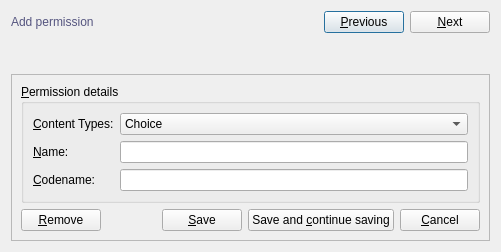
<?xml version="1.0" encoding="UTF-8"?>
<ui version="4.0">
 <class>PermissionForm</class>
 <widget class="QDialog" name="PermissionForm">
  <property name="geometry">
   <rect>
    <x>0</x>
    <y>0</y>
    <width>501</width>
    <height>252</height>
   </rect>
  </property>
  <property name="windowTitle">
   <string>Permission :: Form</string>
  </property>
  <property name="windowIcon">
   <iconset resource="resources.qrc">
    <normaloff>:/default/static/default/icons/22x22/face-devilish.png</normaloff>:/default/static/default/icons/22x22/face-devilish.png</iconset>
  </property>
  <layout class="QGridLayout" name="gridLayout">
   <item row="0" column="0">
    <layout class="QHBoxLayout" name="horizontalLayout_2">
     <item>
      <widget class="QLabel" name="titleLabel">
       <property name="styleSheet">
        <string notr="true">color: rgb(85, 85, 127);
font: 75 14pt &quot;DejaVu Sans Mono&quot;;</string>
       </property>
       <property name="text">
        <string>Add permission</string>
       </property>
      </widget>
     </item>
     <item>
      <spacer name="horizontalSpacer_3">
       <property name="orientation">
        <enum>Qt::Horizontal</enum>
       </property>
       <property name="sizeHint" stdset="0">
        <size>
         <width>40</width>
         <height>20</height>
        </size>
       </property>
      </spacer>
     </item>
     <item>
      <widget class="QPushButton" name="previousPushButton">
       <property name="text">
        <string>&amp;Previous</string>
       </property>
       <property name="icon">
        <iconset resource="resources.qrc">
         <normaloff>:/default/static/default/icons/22x22/go-previous.png</normaloff>:/default/static/default/icons/22x22/go-previous.png</iconset>
       </property>
       <property name="shortcut">
        <string>Ctrl+Right, Ctrl+PgDown</string>
       </property>
      </widget>
     </item>
     <item>
      <widget class="QPushButton" name="nextPushButton">
       <property name="text">
        <string>&amp;Next</string>
       </property>
       <property name="icon">
        <iconset resource="resources.qrc">
         <normaloff>:/default/static/default/icons/22x22/go-next.png</normaloff>:/default/static/default/icons/22x22/go-next.png</iconset>
       </property>
       <property name="shortcut">
        <string>Ctrl+Left, Ctrl+PgUp</string>
       </property>
      </widget>
     </item>
    </layout>
   </item>
   <item row="1" column="0">
    <widget class="QLabel" name="statusLabel">
     <property name="text">
      <string/>
     </property>
    </widget>
   </item>
   <item row="2" column="0">
    <widget class="QFrame" name="frame">
     <property name="frameShape">
      <enum>QFrame::StyledPanel</enum>
     </property>
     <property name="frameShadow">
      <enum>QFrame::Raised</enum>
     </property>
     <layout class="QGridLayout" name="gridLayout_2">
      <item row="0" column="0">
       <widget class="QGroupBox" name="permissionGroupBox">
        <property name="title">
         <string>&amp;Permission details</string>
        </property>
        <layout class="QFormLayout" name="formLayout">
         <item row="0" column="0">
          <widget class="QLabel" name="contentTypesLabel">
           <property name="text">
            <string>&amp;Content Types:</string>
           </property>
           <property name="buddy">
            <cstring>contentTypesComboBox</cstring>
           </property>
          </widget>
         </item>
         <item row="0" column="1">
          <widget class="QComboBox" name="contentTypesComboBox">
           <item>
            <property name="text">
             <string>Choice</string>
            </property>
           </item>
          </widget>
         </item>
         <item row="1" column="0">
          <widget class="QLabel" name="nameLabel">
           <property name="text">
            <string>&amp;Name:</string>
           </property>
           <property name="buddy">
            <cstring>nameLineEdit</cstring>
           </property>
          </widget>
         </item>
         <item row="1" column="1">
          <widget class="QLineEdit" name="nameLineEdit"/>
         </item>
         <item row="2" column="0">
          <widget class="QLabel" name="codenameLabel">
           <property name="text">
            <string>&amp;Codename:</string>
           </property>
           <property name="buddy">
            <cstring>codenameLineEdit</cstring>
           </property>
          </widget>
         </item>
         <item row="2" column="1">
          <widget class="QLineEdit" name="codenameLineEdit"/>
         </item>
        </layout>
       </widget>
      </item>
      <item row="1" column="0">
       <layout class="QHBoxLayout" name="horizontalLayout">
        <item>
         <widget class="QPushButton" name="removePushButton">
          <property name="text">
           <string>&amp;Remove</string>
          </property>
          <property name="icon">
           <iconset resource="resources.qrc">
            <normaloff>:/default/static/default/icons/22x22/edit-delete.png</normaloff>:/default/static/default/icons/22x22/edit-delete.png</iconset>
          </property>
          <property name="shortcut">
           <string>Ctrl+Del</string>
          </property>
         </widget>
        </item>
        <item>
         <spacer name="horizontalSpacer">
          <property name="orientation">
           <enum>Qt::Horizontal</enum>
          </property>
          <property name="sizeHint" stdset="0">
           <size>
            <width>40</width>
            <height>20</height>
           </size>
          </property>
         </spacer>
        </item>
        <item>
         <widget class="QPushButton" name="savePushButton">
          <property name="text">
           <string>&amp;Save</string>
          </property>
          <property name="icon">
           <iconset resource="resources.qrc">
            <normaloff>:/default/static/default/icons/22x22/dialog-ok-apply.png</normaloff>:/default/static/default/icons/22x22/dialog-ok-apply.png</iconset>
          </property>
          <property name="shortcut">
           <string>Ctrl+S</string>
          </property>
         </widget>
        </item>
        <item>
         <widget class="QPushButton" name="saveAndContinueSavingPushButton">
          <property name="text">
           <string>Save and &amp;continue saving</string>
          </property>
          <property name="icon">
           <iconset resource="resources.qrc">
            <normaloff>:/default/static/default/icons/22x22/dialog-ok.png</normaloff>:/default/static/default/icons/22x22/dialog-ok.png</iconset>
          </property>
          <property name="shortcut">
           <string>Ctrl+Shift+S</string>
          </property>
         </widget>
        </item>
        <item>
         <widget class="QPushButton" name="cancelPushButton">
          <property name="text">
           <string>&amp;Cancel</string>
          </property>
          <property name="icon">
           <iconset resource="resources.qrc">
            <normaloff>:/default/static/default/icons/22x22/dialog-cancel.png</normaloff>:/default/static/default/icons/22x22/dialog-cancel.png</iconset>
          </property>
          <property name="shortcut">
           <string>Ctrl+W</string>
          </property>
         </widget>
        </item>
       </layout>
      </item>
     </layout>
    </widget>
   </item>
  </layout>
 </widget>
 <tabstops>
  <tabstop>savePushButton</tabstop>
  <tabstop>saveAndContinueSavingPushButton</tabstop>
  <tabstop>removePushButton</tabstop>
  <tabstop>nextPushButton</tabstop>
  <tabstop>cancelPushButton</tabstop>
 </tabstops>
 <resources>
  <include location="resources.qrc"/>
 </resources>
 <connections/>
</ui>
